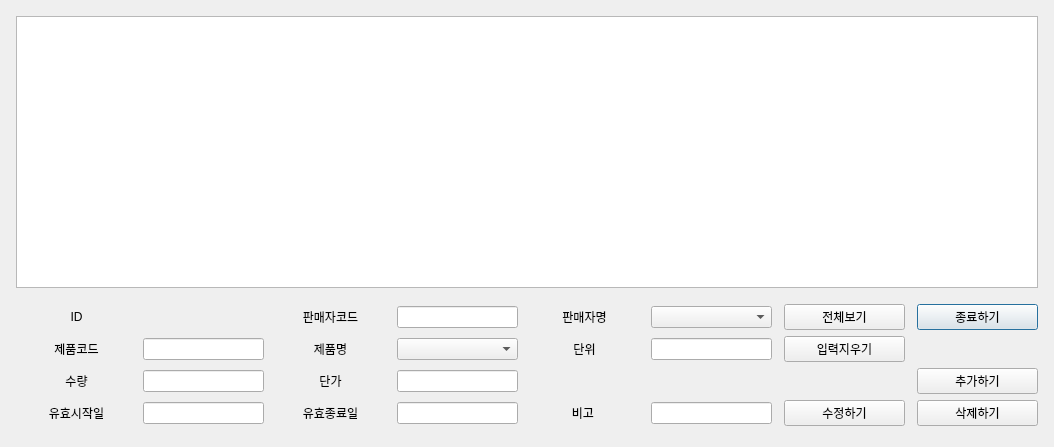
<?xml version="1.0" encoding="UTF-8"?>
<ui version="4.0">
 <class>ConsumableOutPriceDialog</class>
 <widget class="QDialog" name="ConsumableOutPriceDialog">
  <property name="geometry">
   <rect>
    <x>0</x>
    <y>0</y>
    <width>1054</width>
    <height>447</height>
   </rect>
  </property>
  <property name="sizePolicy">
   <sizepolicy hsizetype="Expanding" vsizetype="Expanding">
    <horstretch>0</horstretch>
    <verstretch>0</verstretch>
   </sizepolicy>
  </property>
  <property name="windowTitle">
   <string>소모품판매단가</string>
  </property>
  <layout class="QGridLayout" name="gridLayout_2">
   <item row="1" column="0">
    <layout class="QGridLayout" name="gridLayout">
     <property name="leftMargin">
      <number>5</number>
     </property>
     <property name="topMargin">
      <number>5</number>
     </property>
     <property name="rightMargin">
      <number>5</number>
     </property>
     <item row="5" column="0">
      <widget class="QLabel" name="label_10">
       <property name="sizePolicy">
        <sizepolicy hsizetype="Expanding" vsizetype="Fixed">
         <horstretch>0</horstretch>
         <verstretch>0</verstretch>
        </sizepolicy>
       </property>
       <property name="text">
        <string>유효시작일</string>
       </property>
       <property name="alignment">
        <set>Qt::AlignCenter</set>
       </property>
      </widget>
     </item>
     <item row="2" column="2">
      <widget class="QLabel" name="label_7">
       <property name="sizePolicy">
        <sizepolicy hsizetype="Expanding" vsizetype="Fixed">
         <horstretch>0</horstretch>
         <verstretch>0</verstretch>
        </sizepolicy>
       </property>
       <property name="text">
        <string>판매자코드</string>
       </property>
       <property name="alignment">
        <set>Qt::AlignCenter</set>
       </property>
      </widget>
     </item>
     <item row="3" column="5">
      <widget class="QLineEdit" name="entry_consumableoutprice_um">
       <property name="sizePolicy">
        <sizepolicy hsizetype="Expanding" vsizetype="Fixed">
         <horstretch>0</horstretch>
         <verstretch>0</verstretch>
        </sizepolicy>
       </property>
      </widget>
     </item>
     <item row="4" column="2">
      <widget class="QLabel" name="label_9">
       <property name="sizePolicy">
        <sizepolicy hsizetype="Expanding" vsizetype="Fixed">
         <horstretch>0</horstretch>
         <verstretch>0</verstretch>
        </sizepolicy>
       </property>
       <property name="text">
        <string>단가</string>
       </property>
       <property name="alignment">
        <set>Qt::AlignCenter</set>
       </property>
      </widget>
     </item>
     <item row="5" column="2">
      <widget class="QLabel" name="label_11">
       <property name="sizePolicy">
        <sizepolicy hsizetype="Expanding" vsizetype="Fixed">
         <horstretch>0</horstretch>
         <verstretch>0</verstretch>
        </sizepolicy>
       </property>
       <property name="text">
        <string>유효종료일</string>
       </property>
       <property name="alignment">
        <set>Qt::AlignCenter</set>
       </property>
      </widget>
     </item>
     <item row="5" column="3">
      <widget class="QLineEdit" name="entry_consumableoutprice_effthru">
       <property name="sizePolicy">
        <sizepolicy hsizetype="Expanding" vsizetype="Fixed">
         <horstretch>0</horstretch>
         <verstretch>0</verstretch>
        </sizepolicy>
       </property>
      </widget>
     </item>
     <item row="3" column="2">
      <widget class="QLabel" name="label_3">
       <property name="sizePolicy">
        <sizepolicy hsizetype="Expanding" vsizetype="Fixed">
         <horstretch>0</horstretch>
         <verstretch>0</verstretch>
        </sizepolicy>
       </property>
       <property name="text">
        <string>제품명</string>
       </property>
       <property name="alignment">
        <set>Qt::AlignCenter</set>
       </property>
      </widget>
     </item>
     <item row="4" column="1">
      <widget class="QLineEdit" name="entry_consumableoutprice_qty">
       <property name="sizePolicy">
        <sizepolicy hsizetype="Expanding" vsizetype="Fixed">
         <horstretch>0</horstretch>
         <verstretch>0</verstretch>
        </sizepolicy>
       </property>
      </widget>
     </item>
     <item row="2" column="9">
      <widget class="QPushButton" name="pb_consumableoutprice_cancel">
       <property name="sizePolicy">
        <sizepolicy hsizetype="Expanding" vsizetype="Fixed">
         <horstretch>0</horstretch>
         <verstretch>0</verstretch>
        </sizepolicy>
       </property>
       <property name="text">
        <string>종료하기</string>
       </property>
      </widget>
     </item>
     <item row="6" column="2">
      <spacer name="verticalSpacer_2">
       <property name="orientation">
        <enum>Qt::Vertical</enum>
       </property>
       <property name="sizeHint" stdset="0">
        <size>
         <width>20</width>
         <height>10</height>
        </size>
       </property>
      </spacer>
     </item>
     <item row="4" column="9">
      <widget class="QPushButton" name="pb_consumableoutprice_insert">
       <property name="sizePolicy">
        <sizepolicy hsizetype="Expanding" vsizetype="Fixed">
         <horstretch>0</horstretch>
         <verstretch>0</verstretch>
        </sizepolicy>
       </property>
       <property name="text">
        <string>추가하기</string>
       </property>
      </widget>
     </item>
     <item row="4" column="3">
      <widget class="QLineEdit" name="entry_consumableoutprice_unitprice">
       <property name="sizePolicy">
        <sizepolicy hsizetype="Expanding" vsizetype="Fixed">
         <horstretch>0</horstretch>
         <verstretch>0</verstretch>
        </sizepolicy>
       </property>
      </widget>
     </item>
     <item row="1" column="0">
      <spacer name="verticalSpacer">
       <property name="orientation">
        <enum>Qt::Vertical</enum>
       </property>
       <property name="sizeHint" stdset="0">
        <size>
         <width>20</width>
         <height>10</height>
        </size>
       </property>
      </spacer>
     </item>
     <item row="2" column="7">
      <widget class="QPushButton" name="pb_consumableoutprice_show">
       <property name="sizePolicy">
        <sizepolicy hsizetype="Expanding" vsizetype="Fixed">
         <horstretch>0</horstretch>
         <verstretch>0</verstretch>
        </sizepolicy>
       </property>
       <property name="text">
        <string>전체보기</string>
       </property>
      </widget>
     </item>
     <item row="5" column="7">
      <widget class="QPushButton" name="pb_consumableoutprice_update">
       <property name="sizePolicy">
        <sizepolicy hsizetype="Expanding" vsizetype="Fixed">
         <horstretch>0</horstretch>
         <verstretch>0</verstretch>
        </sizepolicy>
       </property>
       <property name="text">
        <string>수정하기</string>
       </property>
      </widget>
     </item>
     <item row="3" column="1">
      <widget class="QLineEdit" name="entry_consumableoutprice_pcode">
       <property name="sizePolicy">
        <sizepolicy hsizetype="Expanding" vsizetype="Fixed">
         <horstretch>0</horstretch>
         <verstretch>0</verstretch>
        </sizepolicy>
       </property>
      </widget>
     </item>
     <item row="5" column="5">
      <widget class="QLineEdit" name="entry_consumableoutprice_remark">
       <property name="sizePolicy">
        <sizepolicy hsizetype="Expanding" vsizetype="Fixed">
         <horstretch>0</horstretch>
         <verstretch>0</verstretch>
        </sizepolicy>
       </property>
      </widget>
     </item>
     <item row="3" column="0">
      <widget class="QLabel" name="label_2">
       <property name="sizePolicy">
        <sizepolicy hsizetype="Expanding" vsizetype="Fixed">
         <horstretch>0</horstretch>
         <verstretch>0</verstretch>
        </sizepolicy>
       </property>
       <property name="text">
        <string>제품코드</string>
       </property>
       <property name="alignment">
        <set>Qt::AlignCenter</set>
       </property>
      </widget>
     </item>
     <item row="2" column="4">
      <widget class="QLabel" name="label_8">
       <property name="sizePolicy">
        <sizepolicy hsizetype="Expanding" vsizetype="Fixed">
         <horstretch>0</horstretch>
         <verstretch>0</verstretch>
        </sizepolicy>
       </property>
       <property name="text">
        <string>판매자명</string>
       </property>
       <property name="alignment">
        <set>Qt::AlignCenter</set>
       </property>
      </widget>
     </item>
     <item row="2" column="1">
      <widget class="QLabel" name="lbl_consumableoutprice_id">
       <property name="sizePolicy">
        <sizepolicy hsizetype="Expanding" vsizetype="Fixed">
         <horstretch>0</horstretch>
         <verstretch>0</verstretch>
        </sizepolicy>
       </property>
       <property name="text">
        <string/>
       </property>
      </widget>
     </item>
     <item row="5" column="4">
      <widget class="QLabel" name="label_6">
       <property name="sizePolicy">
        <sizepolicy hsizetype="Expanding" vsizetype="Fixed">
         <horstretch>0</horstretch>
         <verstretch>0</verstretch>
        </sizepolicy>
       </property>
       <property name="text">
        <string>비고 </string>
       </property>
       <property name="alignment">
        <set>Qt::AlignCenter</set>
       </property>
      </widget>
     </item>
     <item row="2" column="0">
      <widget class="QLabel" name="label">
       <property name="sizePolicy">
        <sizepolicy hsizetype="Expanding" vsizetype="Fixed">
         <horstretch>0</horstretch>
         <verstretch>0</verstretch>
        </sizepolicy>
       </property>
       <property name="text">
        <string>ID</string>
       </property>
       <property name="alignment">
        <set>Qt::AlignCenter</set>
       </property>
      </widget>
     </item>
     <item row="5" column="9">
      <widget class="QPushButton" name="pb_consumableoutprice_delete">
       <property name="sizePolicy">
        <sizepolicy hsizetype="Expanding" vsizetype="Fixed">
         <horstretch>0</horstretch>
         <verstretch>0</verstretch>
        </sizepolicy>
       </property>
       <property name="text">
        <string>삭제하기</string>
       </property>
      </widget>
     </item>
     <item row="4" column="0">
      <widget class="QLabel" name="label_4">
       <property name="sizePolicy">
        <sizepolicy hsizetype="Expanding" vsizetype="Fixed">
         <horstretch>0</horstretch>
         <verstretch>0</verstretch>
        </sizepolicy>
       </property>
       <property name="text">
        <string>수량</string>
       </property>
       <property name="alignment">
        <set>Qt::AlignCenter</set>
       </property>
      </widget>
     </item>
     <item row="5" column="1">
      <widget class="QLineEdit" name="entry_consumableoutprice_efffrom">
       <property name="sizePolicy">
        <sizepolicy hsizetype="Expanding" vsizetype="Fixed">
         <horstretch>0</horstretch>
         <verstretch>0</verstretch>
        </sizepolicy>
       </property>
      </widget>
     </item>
     <item row="3" column="7">
      <widget class="QPushButton" name="pb_consumableoutprice_clear">
       <property name="sizePolicy">
        <sizepolicy hsizetype="Expanding" vsizetype="Fixed">
         <horstretch>0</horstretch>
         <verstretch>0</verstretch>
        </sizepolicy>
       </property>
       <property name="text">
        <string>입력지우기</string>
       </property>
      </widget>
     </item>
     <item row="3" column="4">
      <widget class="QLabel" name="label_5">
       <property name="sizePolicy">
        <sizepolicy hsizetype="Expanding" vsizetype="Fixed">
         <horstretch>0</horstretch>
         <verstretch>0</verstretch>
        </sizepolicy>
       </property>
       <property name="text">
        <string>단위</string>
       </property>
       <property name="alignment">
        <set>Qt::AlignCenter</set>
       </property>
      </widget>
     </item>
     <item row="2" column="3">
      <widget class="QLineEdit" name="entry_consumableoutprice_ccode">
       <property name="sizePolicy">
        <sizepolicy hsizetype="Expanding" vsizetype="Fixed">
         <horstretch>0</horstretch>
         <verstretch>0</verstretch>
        </sizepolicy>
       </property>
      </widget>
     </item>
     <item row="2" column="5">
      <widget class="QComboBox" name="cb_consumableoutprice_cname">
       <property name="sizePolicy">
        <sizepolicy hsizetype="Expanding" vsizetype="Fixed">
         <horstretch>0</horstretch>
         <verstretch>0</verstretch>
        </sizepolicy>
       </property>
      </widget>
     </item>
     <item row="3" column="3">
      <widget class="QComboBox" name="cb_consumableoutprice_pname">
       <property name="sizePolicy">
        <sizepolicy hsizetype="Expanding" vsizetype="Fixed">
         <horstretch>0</horstretch>
         <verstretch>0</verstretch>
        </sizepolicy>
       </property>
      </widget>
     </item>
     <item row="0" column="0" colspan="10">
      <widget class="QTableView" name="tv_consumableoutprice">
       <property name="sizePolicy">
        <sizepolicy hsizetype="Expanding" vsizetype="Expanding">
         <horstretch>0</horstretch>
         <verstretch>1</verstretch>
        </sizepolicy>
       </property>
      </widget>
     </item>
    </layout>
   </item>
  </layout>
 </widget>
 <resources/>
 <connections/>
</ui>
